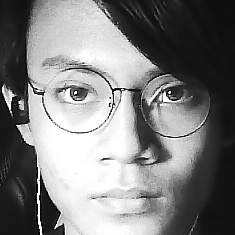
#> input picture faceDataset/User.1.1.jpg, 235 x 235 px, given in place of the camera
$ python faceDetection.py
#> lines starting #> are read from the running program, lines starting #| are printed output that depends on the picture; after the words box and inside, x2 and y2 are one past the last pixel; in counts of white or black regions, pixels touching at a corner belong together
# Created by Muhammad Insanul Kamil bin Syaidul Azam , April 28,2021.

import numpy as np
import cv2

faceCascade = cv2.CascadeClassifier('Cascades/haarcascade_frontalface_default.xml')

cap = cv2.VideoCapture(0)

cap.set(3,640) # set Width
cap.set(4,480) # set Height

while True:
    ret, img = cap.read()
#> img is the input picture: shape (235, 235, 3); min 0, max 255, mean 126.3
    gray = cv2.cvtColor(img, cv2.COLOR_BGR2GRAY)

    faces = faceCascade.detectMultiScale(
        gray,
        scaleFactor=1.1,
        minNeighbors=5,
        minSize=(20, 20)
    )
#> faces = [[22, 17, 193, 193]]

    for (x,y,w,h) in faces:
        cv2.rectangle(img,(x,y),(x+w,y+h),(255,0,0),2)
        roi_gray = gray[y:y+h, x:x+w]
        roi_color = img[y:y+h, x:x+w]
#> this loop made 1 pass
#> pass 1, `roi_gray = gray[y:y+h, x:x+w]`:
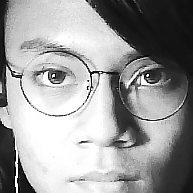
#> roi_gray: shape (193, 193); min 0, max 255, mean 154.3
#> pass 1, `roi_color = img[y:y+h, x:x+w]`:
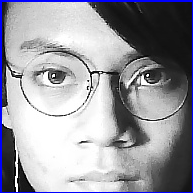
#> roi_color: shape (193, 193, 3); mean B, G, R 159.8, 151.9, 151.9
#> after the loop:
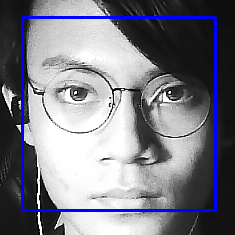
#> img: shape (235, 235, 3); 4.19% of pixels changed, all inside (x1, y1, x2, y2) = (21, 16, 217, 212)

    cv2.normalize(img, img, 0, 256, cv2.NORM_MINMAX)
    cv2.imshow('video',img)

    k = cv2.waitKey(30) & 0xff
#> (key Esc is pressed here)

    if k == 27: # press 'ESC' to quit
        break

cap.release()
cv2.destroyAllWindows()
